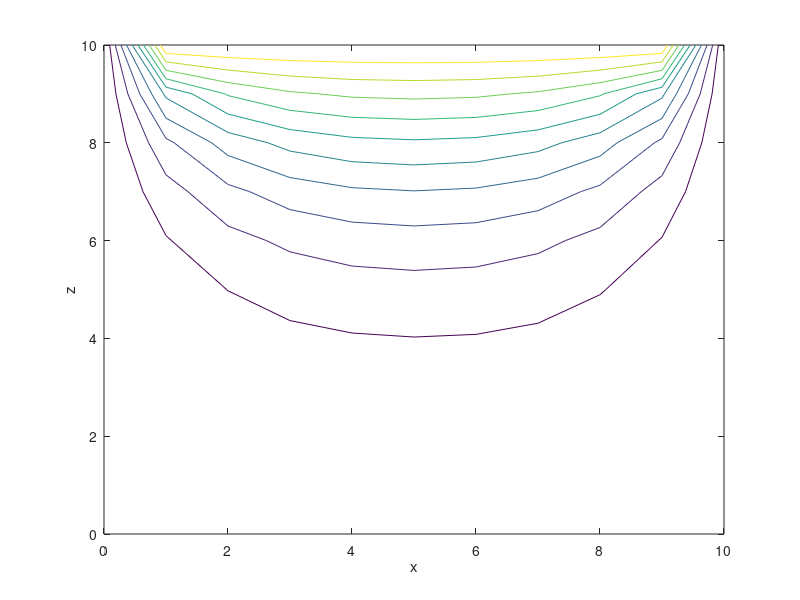
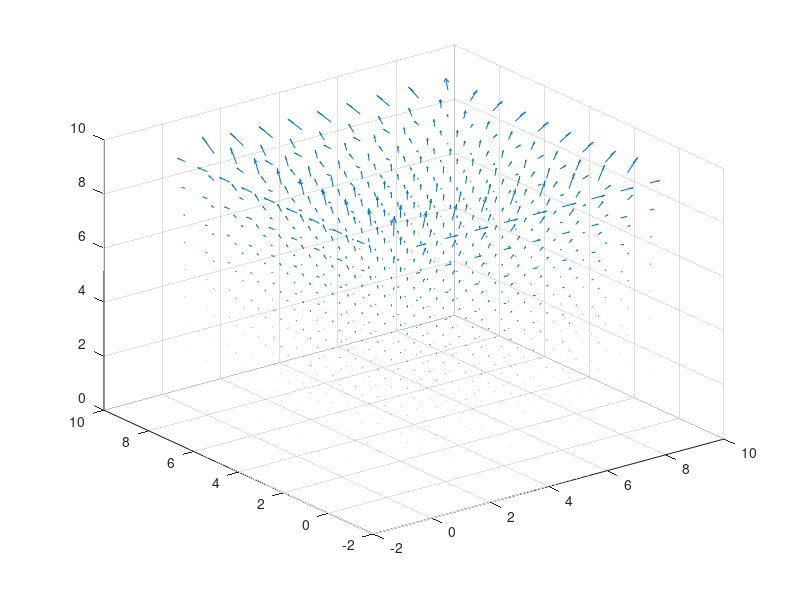
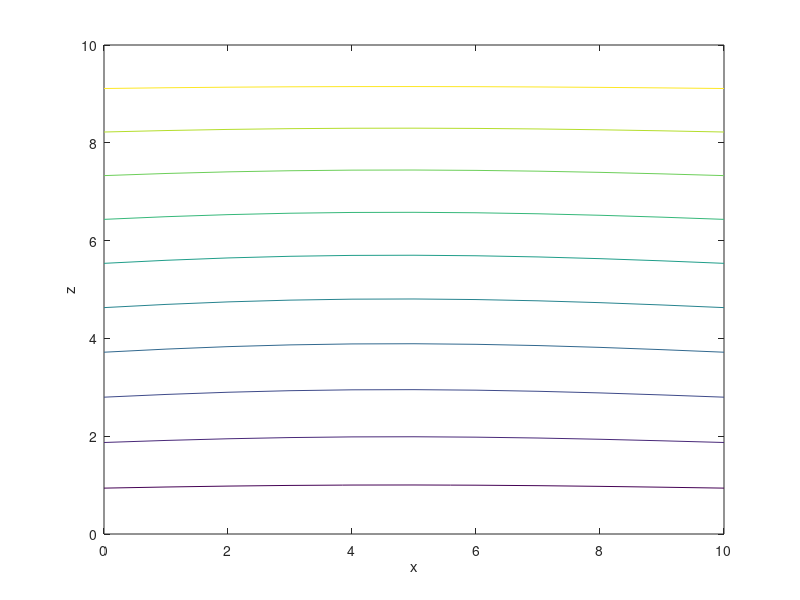
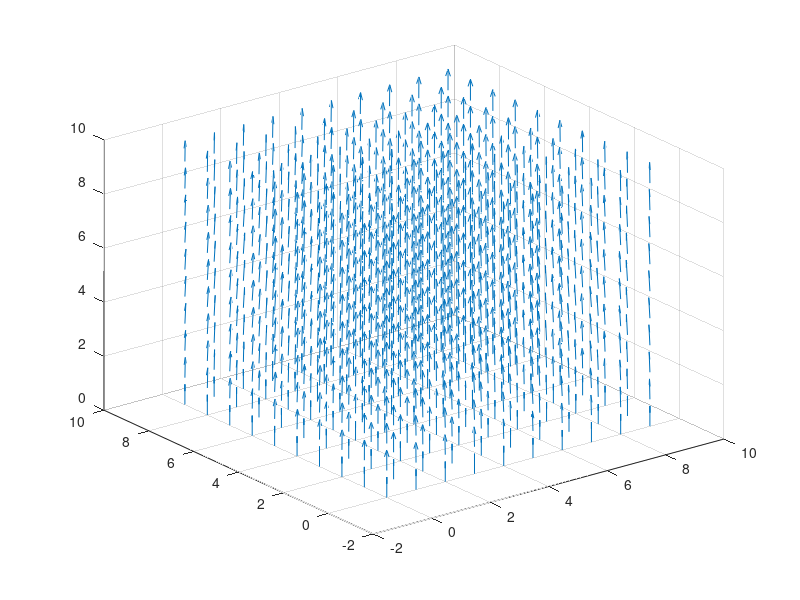

Here is the MATLAB script that generated these plots, in order:
clear;
clc;
xm=10;
ym=10;
zm=10;
tol=0.1;
dx=1;
n=xm/dx+1;
phi=zeros(n,n,n);
b=ones(n,n,n);
p=2*tol;
figure(1);
while p>tol
b=phi;
m=0;
for i=1:n
    for j=1:n
        for k=1:n
         if i==1 || i==n || j==1 || j==n || k==1 
             phi(i,j,k)=0;
         else
         if k==n
             phi(i,j,k)=50;
         else
             phi(i,j,k)=(phi(i+1,j,k)+phi(i-1,j,k)+phi(i,j+1,k)+phi(i,j-1,k)+phi(i,j,k+1)+phi(i,j,k-1))/6;
         end
         end
         t=phi(i,j,k)-b(i,j,k);
         if abs(t)>m
             m=abs(t);
         end
        end
    end
end
p=m;
end

for i=1:n
    for j=1:n
        tt(i,j)=phi(i,round(n/2),j);
    end
end
xx=0:dx:xm;
yy=0:dx:ym;
[x,y]=meshgrid(xx,yy);
contour(x,y,tt');
xlabel('x');
ylabel('z');

figure(2);
for i=1:n-1
    for j=1:n-1
        for k=1:n-1
         u(i,j,k)=(phi(i+1,j,k)-phi(i,j,k))/dx;
         v(i,j,k)=(phi(i,j+1,k)-phi(i,j,k))/dx;
         w(i,j,k)=(phi(i,j,k+1)-phi(i,j,k))/dx;
        end
    end
end

xx=0:dx:xm-dx;
yy=0:dx:ym-dx;
zz=0:dx:zm-dx;

[x,y,z]=meshgrid(xx,yy,zz);
quiver3(x,y,z,u,v,w);

for i=1:n
    for j=1:n
        tt(i,j)=phi(i,round(n/2),j);
    end
end


phi=zeros(n,n,n);
b=ones(n,n,n);
p=2*tol;
figure(3);
while p>tol
b=phi;
m=0;
for i=1:n
    for j=1:n
        for k=1:n
         if  k==1  
             phi(i,j,k)=0;
         else
            if k==n
             phi(i,j,k)=50;
         else
             if (i*j==1)||(i*j==n)||(i*j==n*n)
               phi(i,j,k)=(phi(i,j,k+1)+phi(i,j,k-1))/2;
             else
             if (i==1 || i==n)&&(j~=1)&&(j~=n)&&(k~=n)
                 phi(i,j,k)=(phi(i,j+1,k)+phi(i,j-1,k)+phi(i,j,k+1)+phi(i,j,k-1))/4;
             else
                 if (j==1 || j==n)&&(i~=1)&&(i~=n)&&(k~=n)
                     phi(i,j,k)=(phi(i+1,j,k)+phi(i-1,j,k)+phi(i,j,k+1)+phi(i,j,k-1))/4;
                    else
             phi(i,j,k)=(phi(i+1,j,k)+phi(i-1,j,k)+phi(i,j+1,k)+phi(i,j-1,k)+phi(i,j,k+1)+phi(i,j,k-1))/6;
         end
                 end
             end
             end
         end
         t=phi(i,j,k)-b(i,j,k);
         if abs(t)>m
             m=abs(t);
         end
        end
    end
end
p=m;
end

for i=1:n
    for j=1:n
        tt(i,j)=phi(i,round(n/2),j);
    end
end
xx=0:dx:xm;
yy=0:dx:ym;
[x,y]=meshgrid(xx,yy);
contour(x,y,tt');
xlabel('x');
ylabel('z');
figure(4)
for i=1:n-1
    for j=1:n-1
        for k=1:n-1
         u(i,j,k)=(phi(i+1,j,k)-phi(i,j,k))/dx;
         v(i,j,k)=(phi(i,j+1,k)-phi(i,j,k))/dx;
         w(i,j,k)=(phi(i,j,k+1)-phi(i,j,k))/dx;
        end
    end
end

xx=0:dx:xm-dx;
yy=0:dx:ym-dx;
zz=0:dx:zm-dx;

[x,y,z]=meshgrid(xx,yy,zz);
quiver3(x,y,z,u,v,w);


phi=zeros(n,n,n);
b=ones(n,n,n);
p=2*tol;
figure(5);
while p>tol
b=phi;
m=0;
for i=1:n
    for j=1:n
        for k=1:n
         if  k==1 || i==1 
             phi(i,j,k)=0;
         else
            if k==n
             phi(i,j,k)=50;
         else
             if (i*j==1)||(i*j==n)||(i*j==n*n)
               phi(i,j,k)=(phi(i,j,k+1)+phi(i,j,k-1))/2;
             else
             if (i==1 || i==n)&&(j~=1)&&(j~=n)&&(k~=n)
                 phi(i,j,k)=(phi(i,j+1,k)+phi(i,j-1,k)+phi(i,j,k+1)+phi(i,j,k-1))/4;
             else
                 if (j==1 || j==n)&&(i~=1)&&(i~=n)&&(k~=n)
                     phi(i,j,k)=(phi(i+1,j,k)+phi(i-1,j,k)+phi(i,j,k+1)+phi(i,j,k-1))/4;
                    else
             phi(i,j,k)=(phi(i+1,j,k)+phi(i-1,j,k)+phi(i,j+1,k)+phi(i,j-1,k)+phi(i,j,k+1)+phi(i,j,k-1))/6;
         end
                 end
             end
             end
         end
         t=phi(i,j,k)-b(i,j,k);
         if abs(t)>m
             m=abs(t);
         end
        end
    end
end
p=m;
end

for i=1:n
    for j=1:n
        tt(i,j)=phi(i,round(n/2),j);
    end
end
xx=0:dx:xm;
yy=0:dx:ym;
[x,y]=meshgrid(xx,yy);
contour(x,y,tt');
xlabel('x');
ylabel('z');
figure(6)
for i=1:n-1
    for j=1:n-1
        for k=1:n-1
         u(i,j,k)=(phi(i+1,j,k)-phi(i,j,k))/dx;
         v(i,j,k)=(phi(i,j+1,k)-phi(i,j,k))/dx;
         w(i,j,k)=(phi(i,j,k+1)-phi(i,j,k))/dx;
        end
    end
end

xx=0:dx:xm-dx;
yy=0:dx:ym-dx;
zz=0:dx:zm-dx;

[x,y,z]=meshgrid(xx,yy,zz);
quiver3(x,y,z,u,v,w);